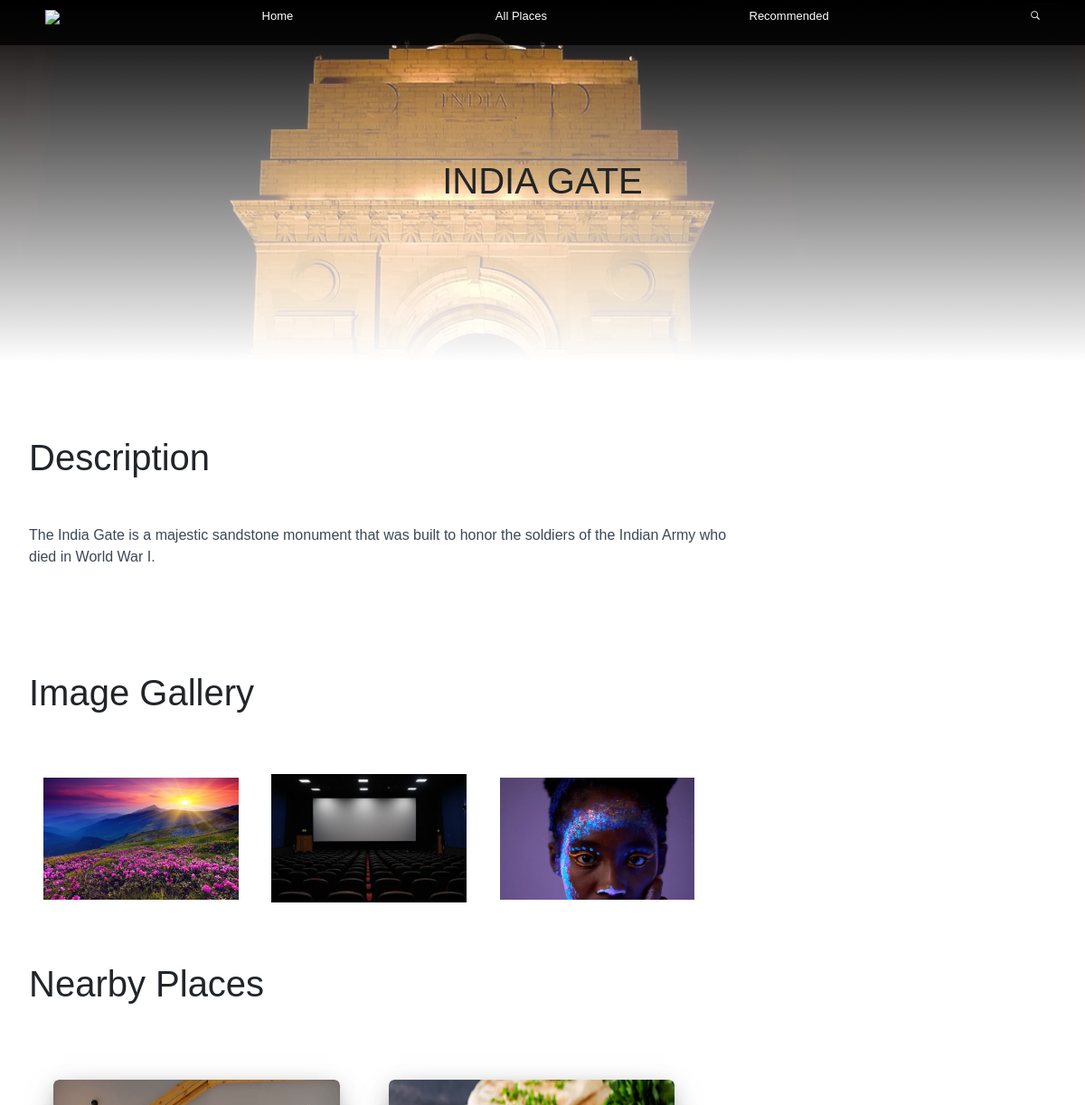
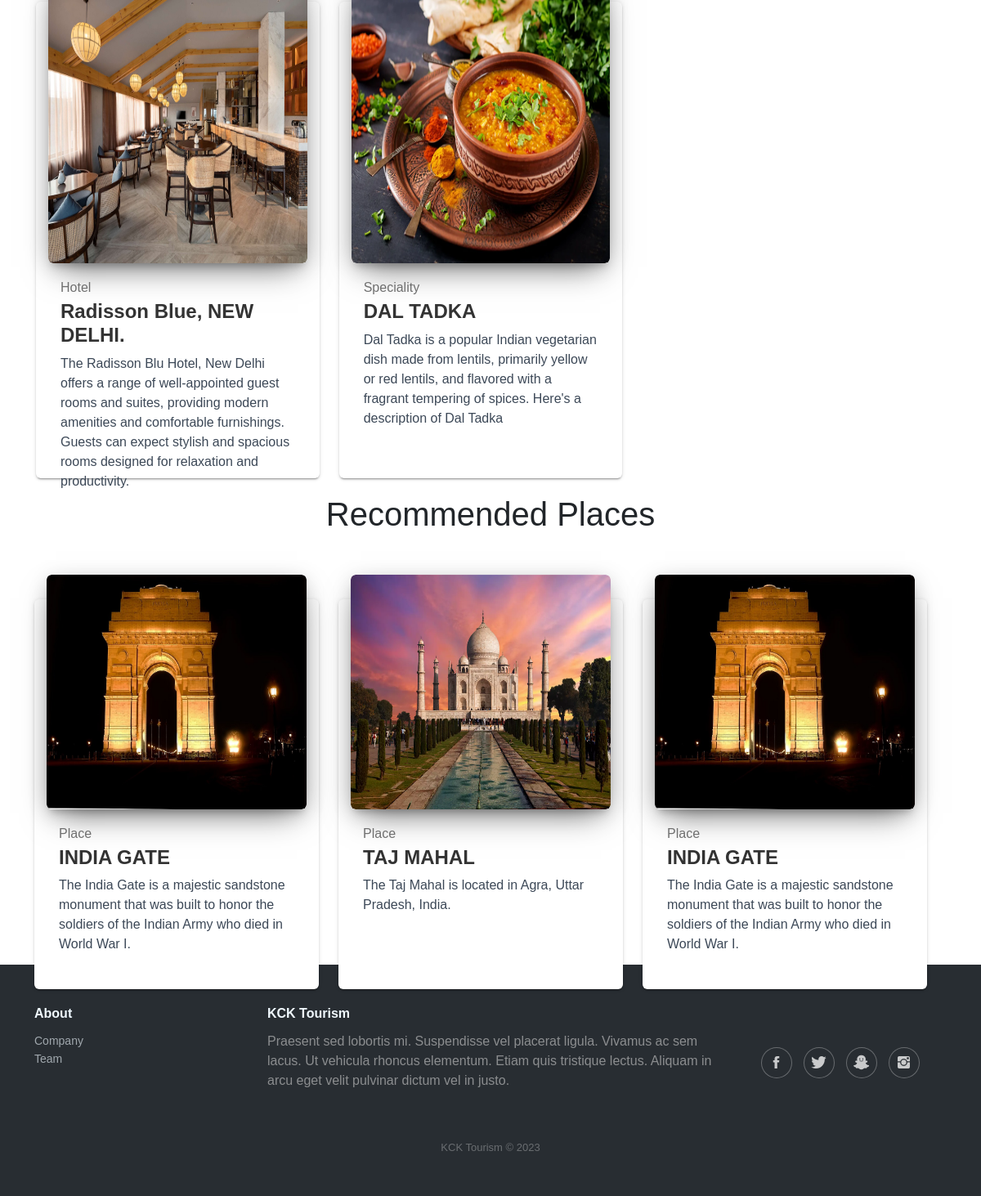
/place/2/, run on the app's committed database (2 pictures, top to bottom).
### app/models.py (models this page shows, shortened)
class Place(models.Model):
    place_id = models.AutoField(primary_key=True)
    name = models.CharField(verbose_name="Name", max_length=100, null=False)
    address = models.CharField(verbose_name="Address", max_length=500, null=False)
    lat = models.CharField(verbose_name="Latitude", max_length=100)
    long = models.CharField(verbose_name="Longitude", max_length=100)
    desc = models.CharField(verbose_name="Description", max_length=500, null=False)
    img = models.ImageField(verbose_name="Cover image", upload_to=settings.MEDIA_ROOT, null=True)
    img0 = models.ImageField(verbose_name="Image", upload_to=settings.MEDIA_ROOT, null=True)
    img1 = models.ImageField(verbose_name="Image", upload_to=settings.MEDIA_ROOT, null=True)
    img2 = models.ImageField(verbose_name="Image", upload_to=settings.MEDIA_ROOT, null=True)

class Nearby(models.Model):
    CATEGORIES = [
        ("Hotel", "Hotel"),
        ("Museums", "Museums"),
        ("Speciality", "Speciality"),
        ("Shop", "Shop"),
        ("Home", "Home"),
    ]
    name = models.CharField(verbose_name="Name", max_length=100)
    fk = models.ForeignKey("Place", on_delete=models.CASCADE)
    category = models.CharField(verbose_name="Category", choices=CATEGORIES, max_length=100)
    address = models.CharField(verbose_name="Address", max_length=500, null=False)
    lat = models.CharField(verbose_name="Latitude", max_length=100)
    long = models.CharField(verbose_name="Longitude", max_length=100)
    desc = models.CharField(verbose_name="Description", max_length=500, null=False)
    img = models.ImageField(verbose_name="Cover image", upload_to=settings.MEDIA_ROOT, null=True)
    nearby_id = models.CharField(verbose_name="Slug", max_length=250, default="s")

### app/views.py (the view)
# urls.py: path('place/<int:place_id>/', views.place, name="place"),
def place(request, place_id):
    placesall = Place.objects.all()[:3]
    rand_places = []
    for i in range(3):
        rand_place = rand_places.append(random.choice(placesall))
    places = Place.objects.filter(place_id=place_id)
    nearby = Nearby.objects.filter(fk=places[0])
    context = {
        "places": places,
        "nearby": nearby,
        "rand1": rand_places[0],
        "rand2": rand_places[1],
        "rand3": rand_places[2]
    }
    return render(request, "place.html", context)

### templates/place.html (shortened to what this page needs)
{% load static %}
<!DOCTYPE html>
<html lang="en">
  <head>
    <link
      rel="stylesheet"
      href="{% static 'assets/bootstrap/css/bootstrap.min.css' %}"
    />
    <link
      rel="stylesheet"
      href="{% static 'assets/fonts/ionicons.min.css' %}"
    />
    <link rel="stylesheet" href="{% static 'assets/css/Footer-Dark.css' %}" />
    <link
      rel="stylesheet"
      href="{% static 'assets/css/Navbar---Apple-1.css' %}"
    />
    <link
      rel="stylesheet"
      href="{% static 'assets/css/Navbar---Apple.css' %}"
    />
    <link
      rel="stylesheet"
      href="{% static 'assets/css/Responsive-UI-Card.css' %}"
    />
    <link rel="stylesheet" href="{% static 'assets/css/styles.css' %}" />
  </head>
  <body>
    <nav
      class="navbar navbar-dark navbar-expand-md fixed-top bg-dark navbar--apple"
      style="
        width: 100%;
        height: auto;
        box-sizing: border-box;
        padding: 0px;
        display: flex;
        align-items: center;
        justify-content: center;
      "
    >
      <div class="container">
        <div class="collapse navbar-collapse" id="menu">
          <ul
            class="navbar-nav flex-grow-1 justify-content-between"
            style="height: auto; display: flex; align-items: center"
          >
            <li class="nav-item d-none d-xs-block d-md-block">
              <a class="nav-link" href="/" style="height: auto; width: auto"
                ><img
                  src="{% static 'assets/img/Logo%20Tourism.png' %}"
                  style="width: 3em"
              /></a>
            </li>
            <li class="nav-item">
              <a class="nav-link" href="/">Home</a>
            </li>
            <li class="nav-item">
              <a class="nav-link" href="/all/">All Places</a>
            </li>
            <li class="nav-item">
              <a class="nav-link" href="#">Recommended</a>
            </li>
            <li class="nav-item d-none d-xs-block d-md-block">
              <a class="nav-link" href="/home#section1"
                ><i class="icon ion-ios-search-strong"></i
              ></a>
            </li>
          </ul>
        </div>
      </div>
    </nav>
    <div
      style="
        display: flex;
        width: 100vw;
        height: 50vh;
        background-image: linear-gradient(to bottom, transparent, white);
        align-items: center;
        justify-content: center;
        flex-direction: column;
        max-width: 100%;
      "
    >
      {% for place in places %}
      <h1 style="margin: 0px">{{place.name}}</h1>
      {% endfor %}
    </div>
    <div
      style="
        display: flex;
        width: 100%;
        height: auto;
        background-color: white;
        padding: 0;
        flex-direction: column;
        align-items: center;
        box-sizing: border-box;
        max-width: 100vw;
      "
    >
      <div style="width: 100%; align-items: flex-start; padding: 2em;">
        <h1 style="width: auto; text-align: start;">Description</h1>
        {% for place in places %}
        <p style="width: 70%;">{{place.desc}}</p>
        {% endfor %}
        <br>
        <br>
        <h1 style="width: auto; text-align: start;">Image Gallery</h1>
        <div class="gal" style="width: 95%; box-sizing: border-box; overflow: hidden;">
          {% for place in places %}
          <img src="{{place.img0.url}}" style="width: 20%; margin: 1em;">
          <img src="{{place.img1.url}}" style="width: 20%; margin: 1em;">
          <img src="{{place.img2.url}}" style="width: 20%; margin: 1em;">
          {% endfor %}
        </div>
        <h1 style="width: auto; text-align: start;">Nearby Places</h1>
        <div class="container">
          <div
            class="row"
            style="display: grid; grid-template-columns: 1fr 1fr 1fr; width: 100%"
          >
          {% for place in nearby %}
          <div class="col-md-4" style="width: 100%; height: 100%; margin-top: 2em;">
              <div class="blog-card blog-card-blog" style="height: 100%;">
              <div class="blog-card-image">
                  <a href="{{place.name}}">
                  <img class="img" src="{{place.img.url}}" />
                  </a>
              </div>
              <div class="blog-table">
                  <h6 class="blog-category blog-text-success">{{place.category}}</h6>
                  <h4 class="blog-card-caption">
                  <a href="/nearby/{{place.nearby_id}}/">{{place.name}}</a>
                  </h4>
                  <p class="blog-card-description">{{place.desc}}</p>
              </div>
              </div>
          </div>
          {% endfor %}
          </div>
        </div>
      </div>
      <h1>Recommended Places</h1>
      <div class="container" style="width: 100%;">
        <div
          class="row"
          style="display: grid; grid-template-columns: 1fr 1fr 1fr; width: 100%"
        >
        <div class="col-md-4" style="width: 100%; height: 100%;">
            <div class="blog-card blog-card-blog" style="height: 100%;">
            <div class="blog-card-image">
                <a href="{{rand1.name_id}}">
                <img class="img" src="{{rand1.img.url}}" />
                </a>
            </div>
            <div class="blog-table">
                <h6 class="blog-category blog-text-success">Place</h6>
                <h4 class="blog-card-caption">
                <a href="/place/{{rand1.place_id}}">{{rand1.name}}</a>
                </h4>
                <p class="blog-card-description">{{rand1.desc}}</p>
            </div>
            </div>
        </div>
        <div class="col-md-4" style="width: 100%; height: 100%;">
            <div class="blog-card blog-card-blog" style="height: 100%;">
            <div class="blog-card-image">
                <a href="{{rand2.name_id}}">
                <img class="img" src="{{rand2.img.url}}" />
                </a>
            </div>
            <div class="blog-table">
                <h6 class="blog-category blog-text-success">Place</h6>
                <h4 class="blog-card-caption">
                <a href="/place/{{rand2.place_id}}">{{rand2.name}}</a>
                </h4>
                <p class="blog-card-description">{{rand2.desc}}</p>
            </div>
            </div>
        </div>
        <div class="col-md-4" style="width: 100%; height: 100%;">
            <div class="blog-card blog-card-blog" style="height: 100%;">
            <div class="blog-card-image">
                <a href="{{rand3.name_id}}">
                <img class="img" src="{{rand3.img.url}}" />
                </a>
            </div>
            <div class="blog-table">
                <h6 class="blog-category blog-text-success">Place</h6>
                <h4 class="blog-card-caption">
                <a href="/place/{{rand3.place_id}}">{{rand1.name}}</a>
                </h4>
                <p class="blog-card-description">{{rand3.desc}}</p>
            </div>
            </div>
        </div>
        </div>
        </div>
    <footer class="footer-dark" style="width: 100%">
      <div class="container">
        <div class="row">
          <div class="col-sm-6 col-md-3 item">
            <h3>About</h3>
            <ul>
              <li><a href="#">Company</a></li>
              <li><a href="#">Team</a></li>
            </ul>
          </div>
          <div class="col-md-6 item text">
            <h3>KCK Tourism</h3>
            <p style="color: #cdcdcd">
              Praesent sed lobortis mi. Suspendisse vel placerat ligula. Vivamus
              ac sem lacus. Ut vehicula rhoncus elementum. Etiam quis tristique
              lectus. Aliquam in arcu eget velit pulvinar dictum vel in justo.
            </p>
          </div>
          <div
            class="col item social"
            style="display: flex; align-items: center; justify-content: center"
          >
            <a href="#"><i class="icon ion-social-facebook"></i></a
            ><a href="#"><i class="icon ion-social-twitter"></i></a
            ><a href="#"><i class="icon ion-social-snapchat"></i></a
            ><a href="#"><i class="icon ion-social-instagram"></i></a>
          </div>
        </div>
        <p class="copyright" style="color: rgb(255, 255, 255)">
          KCK Tourism © 2023
        </p>
      </div>
    </footer>
  </body>
</html>

### static/assets/css/Footer-Dark.css (style rules this page uses)
.footer-dark { padding: 50px 0; color: #f0f9ff; background-color: #282d32; }
.footer-dark h3 { margin-top: 0; margin-bottom: 12px; font-weight: bold; font-size: 16px; }
.footer-dark ul { padding: 0; list-style: none; line-height: 1.6; font-size: 14px; margin-bottom: 0; }
.footer-dark ul a { color: inherit; text-decoration: none; opacity: 0.6; }
.footer-dark .item.text { margin-bottom: 36px; }
.footer-dark .item.text p { opacity: 0.6; margin-bottom: 0; }
.footer-dark .item.social { text-align: center; }
.footer-dark .item.social > a { font-size: 20px; width: 36px; height: 36px; line-height: 36px; display: inline-block; text-align: center; border-radius: 50%; box-shadow: 0 0 0 1px rgba(255,255,255,0.4); margin: 0 8px; color: #fff; opacity: 0.75; }
.footer-dark .copyright { text-align: center; padding-top: 24px; opacity: 0.3; font-size: 13px; margin-bottom: 0; }
* { font-family: sans-serif; }

### static/assets/css/Navbar---Apple-1.css (style rules this page uses)
.navbar--apple .nav-link { color: #ffffff !important; font-size: 13px; }
.navbar--apple { background-color: initial !important; }
.navbar--apple::before { background: rgba(0,0,0,0.8); transition: height 0.2s ease-in; height: 50px; position: fixed; top: 0; bottom: 0; left: 0; right: 0; content: ''; z-index: -1; }
@media (min-width: 768px) { .navbar--apple::before { height: 50px !important; } }

### static/assets/css/Navbar---Apple.css (style rules this page uses)
.navbar--apple .nav-link { color: #ffffff !important; font-size: 13px; }
.navbar--apple { background-color: initial !important; }

### static/assets/css/Responsive-UI-Card.css (style rules this page uses)
h1 { text-align: center; margin-bottom: 50px; margin-top: 50px; }
.blog-card-blog { margin-top: 30px; }
.blog-card { display: inline-block; position: relative; width: 100%; margin-bottom: 30px; border-radius: 6px; color: rgba(0, 0, 0, 0.87); background: #fff; box-shadow: 0 2px 2px 0 rgba(0, 0, 0, 0.14), 0 3px 1px -2px rgba(0, 0, 0, 0.2), 0 1px 5px 0 rgba(0, 0, 0, 0.12); }
.blog-card .blog-card-image { height: 60%; position: relative; overflow: hidden; margin-left: 15px; margin-right: 15px; margin-top: -30px; border-radius: 6px; box-shadow: 0 16px 38px -12px rgba(0, 0, 0, 0.56), 0 4px 25px 0px rgba(0, 0, 0, 0.12), 0 8px 10px -5px rgba(0, 0, 0, 0.2); }
.blog-card .blog-card-image img { width: 100%; height: 100%; border-radius: 6px; pointer-events: none; }
.blog-card .blog-table { padding: 15px 30px; }
.blog-table { margin-bottom: 0px; }
.blog-category { position: relative; line-height: 0; margin: 15px 0; }
.blog-text-success { color: #6f6f6f!important; }
.blog-card-blog .blog-card-caption { margin-top: 5px; }
.blog-card-caption { font-weight: 700; font-family: "Roboto Slab", "Times New Roman", serif; }
.blog-card-caption, .blog-card-caption a { color: #333; text-decoration: none; }
p { color: #3C4857; margin-top: 0; margin-bottom: 1rem; }
a { text-decoration: none; }

### data on the page
Place: name "INDIA GATE", desc "The India Gate is a majestic sandstone monument that was built to honor the soldiers of the Indian Army who died in World War I.", img0 (picture), img1 (picture), img2 (picture), img (picture)
Nearby: img (picture), category "Hotel", name "Radisson Blue, NEW DELHI.", desc "The Radisson Blu Hotel, New Delhi offers a range of well-appointed guest rooms and suites, providing modern amenities and comfortable furnishings. Guests can expect stylish and spacious rooms designed for relaxation and productivity."
Nearby: img (picture), category "Speciality", name "DAL TADKA", desc "Dal Tadka is a popular Indian vegetarian dish made from lentils, primarily yellow or red lentils, and flavored with a fragrant tempering of spices. Here's a description of Dal Tadka"
Place: img (picture), name "TAJ MAHAL", desc "The Taj Mahal is located in Agra, Uttar Pradesh, India."
